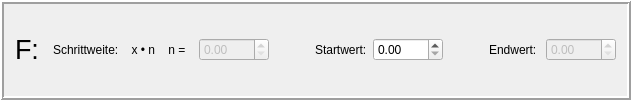
    <widget class="QFrame" name="fr_F">
     <property name="sizePolicy">
      <sizepolicy hsizetype="Preferred" vsizetype="Fixed">
       <horstretch>0</horstretch>
       <verstretch>0</verstretch>
      </sizepolicy>
     </property>
     <property name="frameShape">
      <enum>QFrame::Box</enum>
     </property>
     <property name="frameShadow">
      <enum>QFrame::Raised</enum>
     </property>
     <property name="lineWidth">
      <number>2</number>
     </property>
     <layout class="QHBoxLayout" name="horizontalLayout_5">
      <item>
       <widget class="QLabel" name="lb_F">
        <property name="sizePolicy">
         <sizepolicy hsizetype="Preferred" vsizetype="Fixed">
          <horstretch>0</horstretch>
          <verstretch>0</verstretch>
         </sizepolicy>
        </property>
        <property name="font">
         <font>
          <family>Arial</family>
          <pointsize>20</pointsize>
          <weight>50</weight>
          <bold>false</bold>
         </font>
        </property>
        <property name="text">
         <string>F: </string>
        </property>
       </widget>
      </item>
      <item>
       <widget class="QLabel" name="lb_StepValueF">
        <property name="sizePolicy">
         <sizepolicy hsizetype="Preferred" vsizetype="Fixed">
          <horstretch>0</horstretch>
          <verstretch>0</verstretch>
         </sizepolicy>
        </property>
        <property name="text">
         <string>Schrittweite:    x • n    n =  </string>
        </property>
       </widget>
      </item>
      <item>
       <widget class="QDoubleSpinBox" name="dsb_StepVauleF">
        <property name="enabled">
         <bool>false</bool>
        </property>
        <property name="sizePolicy">
         <sizepolicy hsizetype="Fixed" vsizetype="Fixed">
          <horstretch>0</horstretch>
          <verstretch>0</verstretch>
         </sizepolicy>
        </property>
        <property name="minimumSize">
         <size>
          <width>70</width>
          <height>0</height>
         </size>
        </property>
        <property name="maximumSize">
         <size>
          <width>70</width>
          <height>16777215</height>
         </size>
        </property>
       </widget>
      </item>
      <item>
       <spacer name="horizontalSpacer_7">
        <property name="orientation">
         <enum>Qt::Horizontal</enum>
        </property>
        <property name="sizeHint" stdset="0">
         <size>
          <width>40</width>
          <height>20</height>
         </size>
        </property>
       </spacer>
      </item>
      <item>
       <widget class="QLabel" name="lb_StartValueF">
        <property name="sizePolicy">
         <sizepolicy hsizetype="Preferred" vsizetype="Fixed">
          <horstretch>0</horstretch>
          <verstretch>0</verstretch>
         </sizepolicy>
        </property>
        <property name="text">
         <string>Startwert:</string>
        </property>
       </widget>
      </item>
      <item>
       <widget class="QDoubleSpinBox" name="dsb_StartValueF">
        <property name="sizePolicy">
         <sizepolicy hsizetype="Fixed" vsizetype="Fixed">
          <horstretch>0</horstretch>
          <verstretch>0</verstretch>
         </sizepolicy>
        </property>
        <property name="minimumSize">
         <size>
          <width>70</width>
          <height>0</height>
         </size>
        </property>
        <property name="maximumSize">
         <size>
          <width>70</width>
          <height>16777215</height>
         </size>
        </property>
       </widget>
      </item>
      <item>
       <spacer name="horizontalSpacer_8">
        <property name="orientation">
         <enum>Qt::Horizontal</enum>
        </property>
        <property name="sizeType">
         <enum>QSizePolicy::Fixed</enum>
        </property>
        <property name="sizeHint" stdset="0">
         <size>
          <width>40</width>
          <height>20</height>
         </size>
        </property>
       </spacer>
      </item>
      <item>
       <widget class="QLabel" name="lb_EndF">
        <property name="sizePolicy">
         <sizepolicy hsizetype="Preferred" vsizetype="Fixed">
          <horstretch>0</horstretch>
          <verstretch>0</verstretch>
         </sizepolicy>
        </property>
        <property name="text">
         <string>Endwert: </string>
        </property>
       </widget>
      </item>
      <item>
       <widget class="QDoubleSpinBox" name="dsb_EndValueF">
        <property name="enabled">
         <bool>false</bool>
        </property>
        <property name="minimumSize">
         <size>
          <width>70</width>
          <height>0</height>
         </size>
        </property>
        <property name="maximumSize">
         <size>
          <width>70</width>
          <height>16777215</height>
         </size>
        </property>
       </widget>
      </item>
     </layout>
    </widget>
